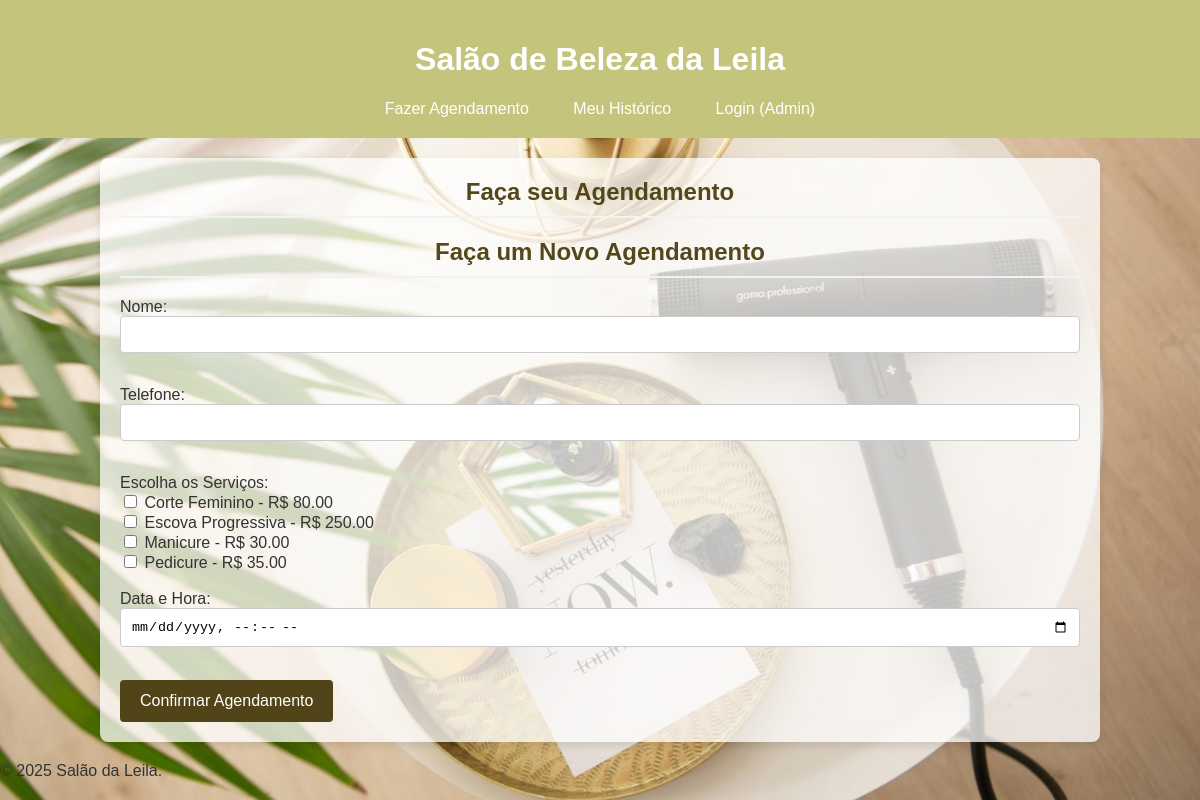
/agendar, run on the app's committed database.
### models.py (models this page shows)
class Servico(db.Model):
    id = db.Column(db.Integer, primary_key=True)
    nome = db.Column(db.String(100), nullable=False, unique=True)
    duracao_minutos = db.Column(db.Integer, nullable=False)
    preco = db.Column(db.Float, nullable=False)

### app.py (the view, shortened to what this page needs)
@app.route('/agendar', methods=['GET', 'POST'])
def agendar():
    todos_os_servicos = Servico.query.all()
    return render_template('agendamento.html', servicos=todos_os_servicos)

### templates/agendamento.html (shortened to what this page needs)
{% extends 'base.html' %}
{% block content %}
    <h2>Faça seu Agendamento</h2>
    <h2>Faça um Novo Agendamento</h2>
    <form method="POST" action="{{ url_for('agendar') }}">
        <label for="nome">Nome:</label>
        <input type="text" id="nome" name="nome" value="{{ nome_preenchido or '' }}" required>
        <br><br>
        <label for="telefone">Telefone:</label>
        <input type="tel" id="telefone" name="telefone" value="{{ telefone_preenchido or '' }}" required>
        <br><br>
        <label>Escolha os Serviços:</label><br>
        {% for servico in servicos %}
            <div>
                <input type="checkbox" name="servicos_selecionados" value="{{ servico.id }}" id="servico-{{ servico.id }}">
                <label for="servico-{{ servico.id }}">{{ servico.nome }} - R$ {{ "%.2f"|format(servico.preco) }}</label>
            </div>
        {% else %}
            <p>Nenhum serviço cadastrado no momento.</p>
        {% endfor %}
        <br>
        <label for="data_hora">Data e Hora:</label>
        <input type="datetime-local" id="data_hora" name="data_hora" required>
        <br><br>
        <button type="submit">Confirmar Agendamento</button>
    </form>
{% endblock %}

### static/style.css (style rules this page uses)
body { font-family: Arial, sans-serif; color: #333; margin: 0; padding: 0; background-image: url('/static/images/fundo_agendamento.jpg'); background-size: cover; background-position: center; background-attachment: fixed; }
input[type="text"], input[type="tel"], input[type="datetime-local"], select { width: 100%; padding: 10px; margin-bottom: 15px; border: 1px solid #ccc; border-radius: 4px; box-sizing: border-box; }
button { background-color: #524419; color: white; padding: 12px 20px; border: none; border-radius: 4px; cursor: pointer; font-size: 16px; }
.container h2 { text-align: center; color: #52481c; margin-top: 0; padding-bottom: 10px; border-bottom: 2px solid #f2f2f2; }

### data on the page
Servico: nome "Corte Feminino", preco "80.00"
Servico: nome "Escova Progressiva", preco "250.00"
Servico: nome "Manicure", preco "30.00"
Servico: nome "Pedicure", preco "35.00"
